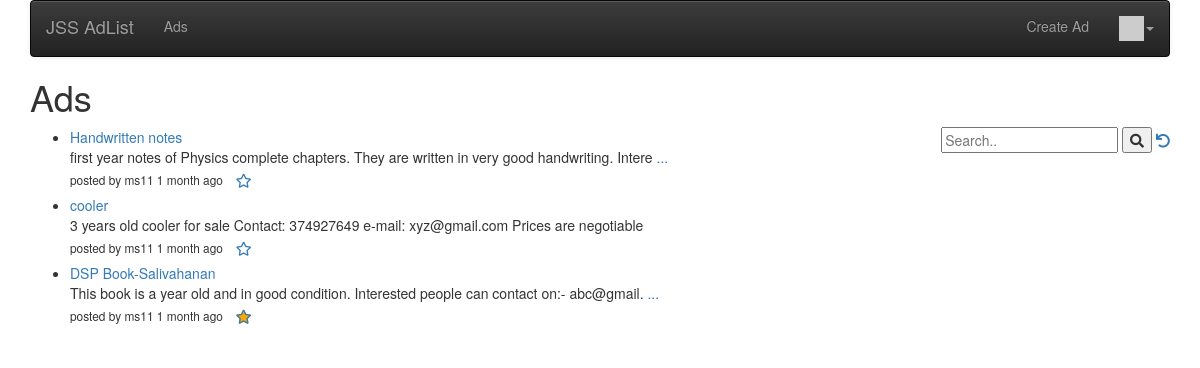
Screenshot of / (signed in) with the database file from the repository.
### ads/models.py (models this page shows, shortened)
class Ad(models.Model) :
    title = models.CharField(
            max_length=200,
            validators=[MinLengthValidator(2, "Title must be greater than 2 characters")]
    )
    price = models.DecimalField(max_digits=7, decimal_places=2, null=True)
    text = models.TextField()
    owner = models.ForeignKey(settings.AUTH_USER_MODEL, on_delete=models.CASCADE)
    created_at = models.DateTimeField(auto_now_add=True)
    updated_at = models.DateTimeField(auto_now=True)
    picture = models.BinaryField(null=True, editable=True)
    content_type = models.CharField(max_length=256, null=True, help_text='The MIMEType of the file')
    comments = models.ManyToManyField(settings.AUTH_USER_MODEL,
        through='Comment', related_name='comments_owned')
    favorites = models.ManyToManyField(settings.AUTH_USER_MODEL,
        through='Fav', related_name='favorite_ads')

### ads/views.py (the view)
# urls.py: path('', views.AdListView.as_view()),
class AdListView(OwnerListView):
    model = Ad
    template_name = "ads/ad_list.html"
    def get(self, request) :
        strval =  request.GET.get("search", False)
        if strval :
            query = Q(title__contains=strval)
            query.add(Q(text__contains=strval), Q.OR)
            objects = Ad.objects.filter(query).select_related().order_by('-updated_at')[:10]
        else :
            objects = Ad.objects.all().order_by('-updated_at')[:10]
        for obj in objects:
            obj.natural_updated = naturaltime(obj.updated_at)
        favorites = list()
        if request.user.is_authenticated:
            rows = request.user.favorite_ads.values('id')
            favorites = [ row['id'] for row in rows ]
        ctx = {'ad_list' : objects, 'search': strval, 'favorites': favorites}
        retval = render(request, self.template_name, ctx)
        dump_queries()
        return retval;

### ads/utils.py (called while the page is built)
def dump_queries() :
    qs = connection.queries
    for q in qs:
        print(q)

### home/context_processors.py (called while the page is built)
def settings(request):
    return {
        'settings': django_settings,
    }

### home/templatetags/app_tags.py (called while the page is built)
@register.filter(name='gravatar')
def gravatar(user, size=35):
    email = str(user.email.strip().lower()).encode('utf-8')
    email_hash = md5(email).hexdigest()
    url = "//www.gravatar.com/avatar/{0}?s={1}&d=identicon&r=PG"
    return url.format(email_hash, size)

### ads/templates/ads/ad_list.html (shortened to what this page needs)
{% extends "base_menu.html" %}
{% block content %}
<h1> Ads </h1>
<div style="float:right">
<form>
  <input type="text" placeholder="Search.." name="search"
  >
  <button type="submit"><i class="fa fa-search"></i></button>
<a href="{% url 'ads:all' %}"><i class="fa fa-undo"></i></a>
</form>
</div>
<p>
{% if ad_list %}
<ul>
  {% for ad in ad_list %}
    <li>
        <a href="{% url 'ads:ad_detail'  ad.id %}">{{ ad.title }}</a>
        <div style="left:10px">
            {% if ad.text|length < 100 %}
                {{ ad.text }}
            {% else %}
                {{ ad.text|slice:"0:99" }}
                <a href="{% url 'ads:ad_detail'  ad.id %}">...</a>
            {% endif %}
        </div>
        <small>
        {% if ad.owner.username %}
            posted by {{ ad.owner.username }}
        {% endif %}
        {{ ad.natural_updated }}
        </small>
        {% if user.is_authenticated %}
        <a href="#" onclick=
            "favPost('{% url 'ads:ad_unfavorite' ad.id %}', {{ ad.id }} );return false;"
            id="favorite_star_{{ad.id}}">
        <span class="fa-stack" style="vertical-align: middle;">
        <i class="fa fa-star fa-stack-1x" style="color: orange;"></i>
        <i class="fa fa-star-o fa-stack-1x"></i>
        </span>
        </a>
        <a href="#" onclick=
             "favPost('{% url 'ads:ad_favorite' ad.id %}', {{ ad.id }} );return false;"
            id="unfavorite_star_{{ad.id}}">
        <span class="fa-stack" style="vertical-align: middle;">
        <i class="fa fa-star-o fa-stack-1x"></i>
        </span>
        </a>
        {% endif %}
    </li>
  {% endfor %}
</ul>
{% else %}
  <p>There are no ads in the database.</p>
{% endif %}
</p>
{% endblock %}

### rows the page displays
Ad: title "Handwritten notes", text "first year notes of Physics complete chapters. They are written in very good handwriting. Intere", owner.username "ms11", natural_updated "1 month ago"
Ad: title "cooler", text "3 years old cooler for sale Contact: 374927649 e-mail: xyz@gmail.com Prices are negotiable", owner.username "ms11", natural_updated "1 month ago"
Ad: title "DSP Book-Salivahanan", text "This book is a year old and in good condition. Interested people can contact on:- abc@gmail.", owner.username "ms11", natural_updated "1 month ago"

### other values shown
{{ settings.APP_NAME }} "JSS AdList"
